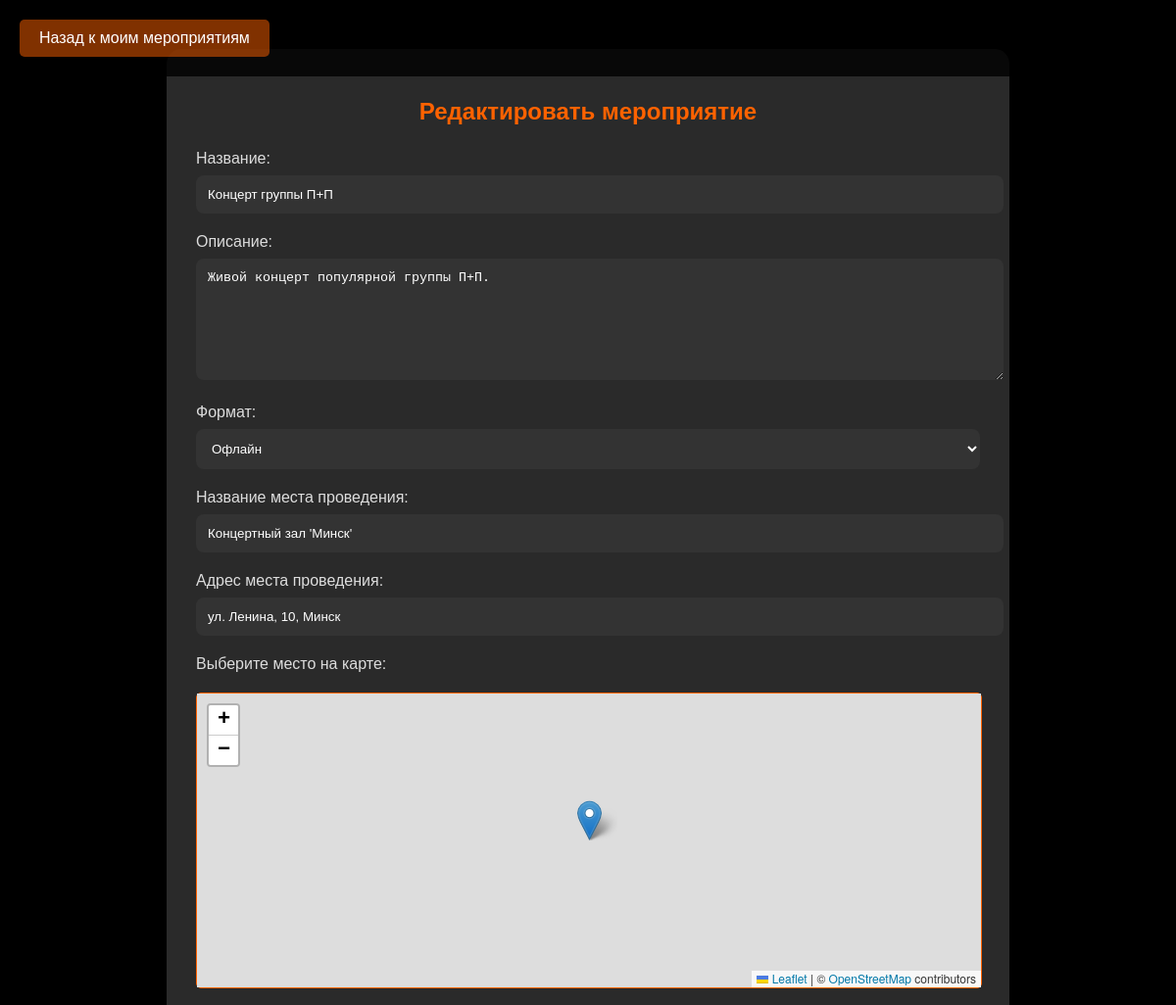
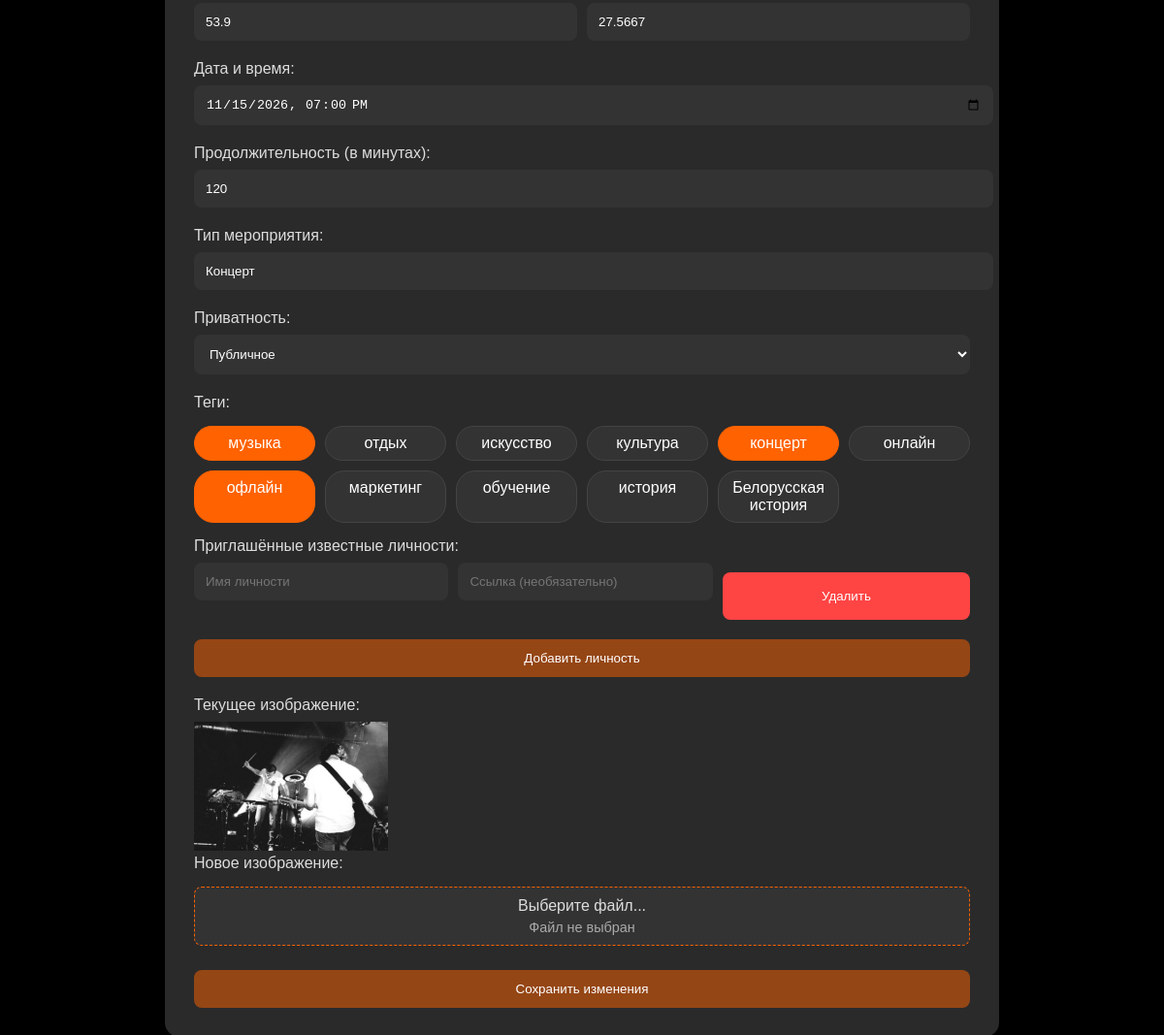
Page /edit_event/1 (signed in) on the committed database (2 pictures, top to bottom).
### app/app.py (models this page shows, shortened)
class Event(db.Model):
    id = db.Column(db.Integer, primary_key=True)
    title = db.Column(db.String(100), nullable=False)
    description = db.Column(db.Text, nullable=False)
    organizer_id = db.Column(db.Integer, db.ForeignKey('user.id'), nullable=False)
    format = db.Column(db.String(20), nullable=False)  # 'online' или 'offline'
    location_name = db.Column(db.String(200))  # Название места
    location_address = db.Column(db.String(200))  # Физический адрес
    online_info = db.Column(db.Text)  # Информация для онлайн мероприятий
    date_time = db.Column(db.DateTime, nullable=False)
    duration = db.Column(db.Integer, nullable=False)
    image_url = db.Column(db.String(200))
    lat = db.Column(db.Float)
    lng = db.Column(db.Float)
    event_type = db.Column(db.String(50))
    created_at = db.Column(db.DateTime, default=datetime.utcnow)
    is_active = db.Column(db.Boolean, default=True)
    is_private = db.Column(db.Boolean, default=False)
    password = db.Column(db.String(100))  # Пароль для приватных мероприятий
    organizer = db.relationship('User', backref='events')
    tags = db.relationship('Tag', secondary='event_tag', backref='events')
    personalities = db.Column(db.JSON)
    user_statuses = db.relationship(
        'UserEventStatus',
        backref=db.backref('event', lazy='joined'),
        lazy='dynamic'
    )
    @property
    def distance(self):
        return getattr(self, '_distance', None)

class Tag(db.Model):
    id = db.Column(db.Integer, primary_key=True)
    name = db.Column(db.String(50), unique=True, nullable=False)

### app/app.py (the view, shortened to what this page needs)
@app.route('/edit_event/<int:event_id>', methods=['GET', 'POST'])
def edit_event(event_id):
    if 'username' not in session:
        return redirect(url_for('home'))
    event = Event.query.get_or_404(event_id)
    user = User.query.filter_by(username=session['username']).first()
    if event.organizer_id != user.id and session.get('role') not in ['moderator', 'admin']:
        return redirect(url_for('home'))
    tags = Tag.query.all()
    selected_tag_ids = [tag.id for tag in event.tags]
    return render_template('edit_event.html', event=event, tags=tags, selected_tag_ids=selected_tag_ids)

### app/app.py (called while the page is built)
@app.before_request
def make_session_permanent():
    session.permanent = True

@app.context_processor
def inject_nearby_status():
    return {'nearby_filter_active': 'nearby' in request.args}

@app.context_processor
def inject_validation_counts():
    if 'username' in session and session.get('role') in ['moderator', 'admin']:
        pending_organizers = User.query.filter_by(validation='organizer').count()
        if session['role'] == 'admin':
            pending_moderators = User.query.filter_by(validation='moderator').count()
        else:
            pending_moderators = 0
        return {'pending_organizers': pending_organizers, 'pending_moderators': pending_moderators}
    return {}

@app.context_processor
def inject_notifications():
    notifications = {}
    if 'username' in session:
        user = User.query.filter_by(username=session['username']).first()
        if user:
            notifications['pending_friend_requests'] = Friendship.query.filter_by(
                friend_id=user.id,
                status='pending'
            ).count()
            notifications['unread_invitations'] = Recommendation.query.filter_by(
                receiver_id=user.id,
            ).count()
    return notifications

@app.context_processor
def inject_user():
    if 'username' in session:
        user = User.query.filter_by(username=session['username']).first()
        return {'current_user': user}
    return {}

### app/templates/edit_event.html (shortened to what this page needs)
<!DOCTYPE html>
<html>
<head>
    <link rel="stylesheet" href="{{ url_for('static', filename='styles.css') }}">
    <link rel="stylesheet" href="https://unpkg.com/leaflet@1.7.1/dist/leaflet.css" />
</head>
<body>
    <div class="header">
        <a href="{{ url_for('my_events') }}" class="menu-btn">Назад к моим мероприятиям</a>
    </div>
    <div class="auth-container">
        <h2>Редактировать мероприятие</h2>
        <form method="POST" enctype="multipart/form-data">
            <label>Название:</label>
            <input class="search-input" type="text" name="title" value="{{ event.title }}" required>
            <label>Описание:</label>
            <textarea class="search-input" name="description" required style="min-height: 100px;">{{ event.description }}</textarea>
            <label>Формат:</label>
            <select class="search-input" name="format" required>
                <option value="offline" {% if event.format == 'offline' %}selected{% endif %}>Офлайн</option>
            </select>
            <div class="offline-field" style="display: {% if event.format == 'offline' %}block{% else %}none{% endif %};">
                <label>Название места проведения:</label>
                <input class="search-input" type="text" name="location_name" value="{{ event.location_name or '' }}">
                <label>Адрес места проведения:</label>
                <input class="search-input" type="text" name="location_address" value="{{ event.location_address or '' }}">
                <label>Выберите место на карте:</label>
                <div id="map-container">
                    <div id="map"></div>
                </div>
                <div class="map-coordinates">
                    <input class="search-input" type="number" step="any" name="lat" placeholder="Широта" min="-90" max="90" value="{{ event.lat or '' }}">
                    <input class="search-input" type="number" step="any" name="lng" placeholder="Долгота" min="-180" max="180" value="{{ event.lng or '' }}">
                </div>
            </div>
            <label>Дата и время:</label>
            <input class="search-input"
                   type="datetime-local"
                   name="date_time"
                   value="{{ event.date_time.strftime('%Y-%m-%dT%H:%M') }}"
                   required>
            <label>Продолжительность (в минутах):</label>
            <input class="search-input"
                   type="number"
                   name="duration"
                   required
                   min="1"
                   value="{{ event.duration }}">
            <label>Тип мероприятия:</label>
            <input class="search-input" type="text" name="event_type" value="{{ event.event_type }}" required>
            <label>Приватность:</label>
            <select class="search-input" name="is_private" onchange="togglePasswordField(this.value)">
                <option value="false" {% if not event.is_private %}selected{% endif %}>Публичное</option>
            </select>
            <label>Теги:</label>
            <div class="tag-selector" id="tag-selector">
                {% for tag in tags %}
                    <div class="tag-option"
                         data-tag-id="{{ tag.id }}"
                         {% if tag in event.tags %}class="tag-option selected"{% endif %}>
                        {{ tag.name }}
                    </div>
                {% endfor %}
            </div>
            <label>Приглашённые известные личности:</label>
            <div id="invited-personalities-container">
            </div>
            <button type="button" onclick="addPersonalityField()" class="menu-btn" style="margin-bottom: 20px;">Добавить личность</button>
            <label>Текущее изображение:</label>
            {% if event.image_url %}
                <img src="{{ url_for('static', filename=event.image_url) }}" style="max-width: 200px; max-height: 200px;"><br>
            {% else %}
                <p>Нет изображения</p>
            {% endif %}
            <label>Новое изображение:</label>
            <div class="file-input-container">
                <label class="file-input-label" for="image-upload">
                    Выберите файл...
                    <div class="file-name" id="file-name">Файл не выбран</div>
                </label>
            </div>
            <button type="submit" class="menu-btn">Сохранить изменения</button>
        </form>
    </div>
</body>
</html>

### app/static/styles.css (style rules this page uses)
body { margin: 0; padding: 0; background: #000000; color: #ffffff; font-family: Arial, sans-serif; }
.header { background: rgba(0, 0, 0, 0.8); padding: 20px; display: flex; align-items: center; justify-content: space-between; position: fixed; width: 100%; top: 0; z-index: 1000; }
.menu-btn { padding: 10px 20px; background: rgba(255, 98, 0, 0.5); border: none; color: white; cursor: pointer; border-radius: 5px; transition: background 0.3s ease; text-decoration: none; }
.search-input { padding: 8px; background: #333333; border: none; color: white; border-radius: 5px; }
.header .menu-btn:last-child { margin-right: 50px; }

### app/templates/edit_event.html (style rules this page uses)
#map-container { width: 100%; height: 300px; margin: 20px 0; border: 1px solid #ff6200; border-radius: 5px; }
#map { width: 100%; height: 100%; }
.map-coordinates { display: flex; gap: 10px; margin-top: 10px; }
.map-coordinates input { width: 100%; }
.tag-selector { display: grid; grid-template-columns: repeat(auto-fill, minmax(120px, 1fr)); gap: 10px; margin: 15px 0; }
.tag-option { padding: 8px 12px; background: #333; border-radius: 20px; cursor: pointer; text-align: center; transition: all 0.3s; border: 1px solid #444; }
.tag-option.selected { background: #ff6200; border-color: #ff6200; color: white; }
.auth-container { background: #2a2a2a; border-radius: 15px; padding: 30px; max-width: 800px; margin: 50px auto; box-shadow: 0 0 20px rgba(0,0,0,0.5); }
.auth-container h2 { text-align: center; margin-bottom: 25px; color: #ff6200; }
.auth-container label { display: block; margin-bottom: 8px; color: #ddd; }
.auth-container .search-input { width: 100%; margin-bottom: 20px; padding: 12px; border-radius: 8px; }
.auth-container .menu-btn { width: 100%; padding: 12px; margin-top: 10px; border-radius: 8px; }
.file-input-container { position: relative; margin: 15px 0; }
.file-input-label { display: block; padding: 10px; background: #333; border: 1px dashed #ff6200; border-radius: 8px; text-align: center; cursor: pointer; transition: all 0.3s; }
.file-name { margin-top: 5px; font-size: 0.9em; color: #aaa; }

### rows in the picture
Event: title "Концерт группы П+П", description "Живой концерт популярной группы П+П.", format "Офлайн", location_name "Концертный зал 'Минск'", location_address "ул. Ленина, 10, Минск", lat "53.9", lng "27.5667", date_time "11/15/2026 19:00", duration "120", event_type "Концерт", is_private "Публичное", image_url (picture)
Tag: name "музыка"
Tag: name "отдых"
Tag: name "искусство"
Tag: name "культура"
Tag: name "концерт"
Tag: name "онлайн"
Tag: name "офлайн"
Tag: name "маркетинг"
Tag: name "обучение"
Tag: name "история"
Tag: name "Белорусская история"
